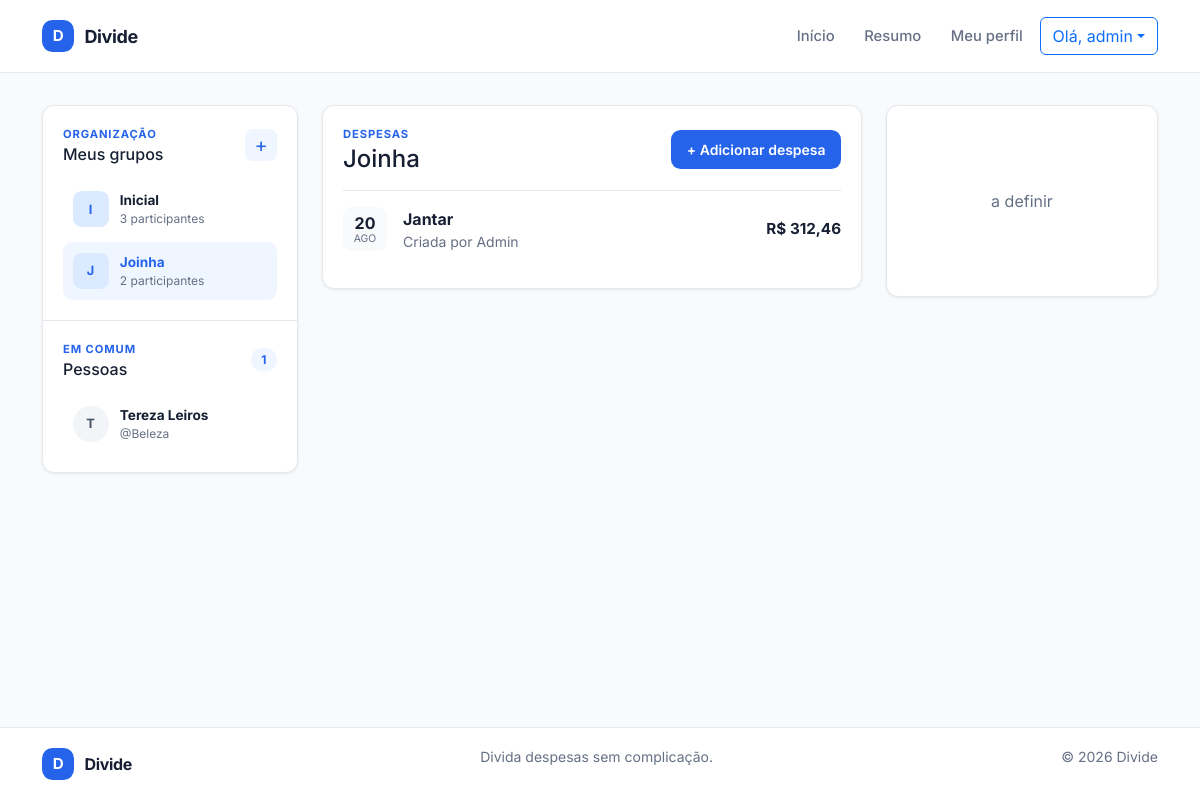
Screenshot of /sumario/?grupo=5 (signed in) with the database file from the repository.
### app_divide/models/grupo.py (models this page shows, shortened)
class Grupo(models.Model):
    nome = models.CharField(max_length=100, unique=True)
    descricao = models.TextField(blank=True, null=True)
    data_criacao = models.DateTimeField(auto_now_add=True)
    criado_por = models.ForeignKey(settings.AUTH_USER_MODEL,
                on_delete=models.CASCADE, related_name='criador_grupo')

### app_divide/models/despesa.py (models this page shows, shortened)
class Despesa(models.Model):
    grupo = models.ForeignKey(Grupo, on_delete=models.CASCADE, related_name='despesas')
    descricao = models.CharField(max_length=255)
    observacao = models.TextField(blank=True, null=True)
    valor_total = models.DecimalField(max_digits=10, decimal_places=2)
    data_despesa = models.DateField(auto_now_add=True)
    criador = models.ForeignKey(ParticipanteGrupo, on_delete=models.CASCADE, related_name='despesas_criadas')

### app_divide/models/participante_grupo.py (models this page shows, shortened)
class ParticipanteGrupo(models.Model):
    grupo = models.ForeignKey(Grupo, on_delete=models.CASCADE, related_name='participantes')
    usuario = models.ForeignKey(settings.AUTH_USER_MODEL, on_delete=models.CASCADE, related_name='participacoes')
    nome = models.CharField(max_length=100, blank=True, null=True)
    ativo = models.BooleanField(default=True)

### app_divide/views/HomeView.py (the view, shortened to what this page needs)
def sumario_view(request):
    print(f"Request method: {request.method} em sumario_view")
    grupos = Grupo.objects.none()
    pessoas = get_user_model().objects.none()
    grupo_selecionado = None
    despesas = []
    despesa_form = DespesaForm()
    if request.user.is_authenticated:
        grupos = (Grupo.objects.annotate(participantes_ativos=Count('participantes', filter=Q(participantes__ativo=True), distinct=True,))
                  .filter(participantes__usuario=request.user, participantes__ativo=True)
                  .distinct()
                  .order_by('nome')
                  )
        pessoas = (
            get_user_model().objects
            .filter(participacoes__grupo__in=grupos, participacoes__ativo=True)
            .exclude(pk=request.user.pk)
            .distinct()
            .order_by('first_name', 'username')
        )
        grupo_id = request.POST.get('grupo') if request.method == 'POST' else request.GET.get('grupo')
        print(f"Grupo selecionado: {grupo_id}")
        if grupo_id and grupo_id.isdigit():
            grupo_selecionado = grupos.filter(pk=grupo_id).first()
        if grupo_selecionado is None:
            grupo_selecionado = grupos.first()
        if grupo_selecionado is not None:
            despesas = (
                grupo_selecionado.despesas
                .select_related('criador', 'criador__usuario')
                .order_by('-data_despesa', '-pk')
            )
            pessoas = (
                get_user_model().objects
                .filter(participacoes__grupo_id=grupo_selecionado.pk, participacoes__ativo=True)
                .exclude(pk=request.user.pk)
                .distinct()
                .order_by('first_name', 'username')
            )
    context = {
        'grupos': grupos,
        'pessoas': pessoas,
        'grupo_selecionado': grupo_selecionado,
        'despesas': despesas,
        'despesa_form': despesa_form,
    }
    return render(request, template_name='home/sumario.html', context=context, status=200)

### app_divide/templates/home/sumario.html (shortened to what this page needs)
{% extends "base.html" %}
{% load static %}
{% block styles %}
    <link rel="stylesheet" href="{% static 'css/sumario.css' %}">
{% endblock %}
{% block content %}
    <div class="container summary-layout">
        <aside class="summary-sidebar" aria-label="Seus grupos e contatos">
            <section class="sidebar-section" aria-labelledby="groups-title">
                <div class="section-heading">
                    <div>
                        <p class="eyebrow">Organização</p>
                        <h2 id="groups-title">Meus grupos</h2>
                    </div>
                    {% if user.is_authenticated %}
                        <button class="icon-button"
                                type="button"
                                data-bs-toggle="modal"
                                data-bs-target="#groupModal"
                                aria-label="Criar novo grupo"
                                title="Criar novo grupo">+</button>
                    {% endif %}
                </div>
                {% if user.is_authenticated %}
                    {% if grupos %}
                        <ul class="sidebar-list">
                            {% for grupo in grupos %}
                                <li>
                                    <a class="sidebar-item{% if grupo.pk == grupo_selecionado.pk %} is-active{% endif %}"
                                       href="{% url 'sumario' %}?grupo={{ grupo.pk }}"
                                       {% if grupo.pk == grupo_selecionado.pk %}aria-current="page"{% endif %}>
                                        <span class="item-avatar item-avatar-group" aria-hidden="true">{{ grupo.nome|first|upper }}</span>
                                        <span class="item-content"><strong>{{ grupo.nome }}</strong><small>{{ grupo.participantes_ativos }} participante{{ grupo.participantes_ativos|pluralize }}</small></span>
                                    </a>
                                </li>
                            {% endfor %}
                        </ul>
                {% else %}<p class="empty-state">Você ainda não participa de nenhum grupo.</p>{% endif %}
{% else %}<p class="empty-state">Entre na sua conta para visualizar seus grupos.</p>{% endif %}
    </section>
    <section class="sidebar-section" aria-labelledby="people-title">
        <div class="section-heading">
            <div>
                <p class="eyebrow">Em comum</p>
                <h2 id="people-title">Pessoas</h2>
            </div>
            {% if user.is_authenticated %}<span class="count-badge">{{ pessoas|length }}</span>{% endif %}
        </div>
        {% if pessoas %}
            <ul class="sidebar-list">
                {% for pessoa in pessoas %}
                    <li class="sidebar-item">
                        <span class="item-avatar" aria-hidden="true">{{ pessoa.get_full_name|default:pessoa.username|first|upper }}</span>
                        <span class="item-content"><strong>{{ pessoa.get_full_name|default:pessoa.username }}</strong><small>@{{ pessoa.username }}</small></span>
                    </li>
                {% endfor %}
            </ul>
        {% elif user.is_authenticated %}<p class="empty-state">Nenhuma outra pessoa encontrada nos seus grupos.</p>
{% else %}<p class="empty-state">As pessoas dos seus grupos aparecerão aqui.</p>{% endif %}
    </section>
    </aside>
    <main class="expense-column">
        <section class="content-card">
            <div class="expense-heading">
                <div>
                    <p class="eyebrow">Despesas</p>
                    <h1>{% if grupo_selecionado %}{{ grupo_selecionado.nome }}{% else %}Selecione um grupo{% endif %}</h1>
                </div>
                {% if grupo_selecionado %}
                    <button class="button button-primary button-small"
                            type="button"
                            data-open-expense-modal>+ Adicionar despesa</button>
                {% endif %}
            </div>
            {% if despesas %}
                <ul class="expense-list">
                    {% for despesa in despesas %}
                        <li class="expense-item">
                            <div class="expense-date"><strong>{{ despesa.data_despesa|date:"d" }}</strong><span>{{ despesa.data_despesa|date:"M" }}</span></div>
                            <div class="expense-info">
                                <strong>{{ despesa.descricao }}</strong>
                                <small>Criada por {{ despesa.criador.nome|default:despesa.criador.usuario.get_full_name|default:despesa.criador.usuario.username }}</small>
                            </div>
                            <strong class="expense-value">R$ {{ despesa.valor_total|floatformat:2 }}</strong>
                        </li>
                    {% endfor %}
                </ul>
            {% elif grupo_selecionado %}<p class="empty-state expense-empty">Este grupo ainda não possui despesas.</p>
{% else %}<p class="empty-state expense-empty">Suas despesas aparecerão após você selecionar um grupo.</p>{% endif %}
    </section>
    </main>
    <aside class="summary-aside" aria-label="Área ainda não definida">
        <section class="content-card undefined-card">
            <p>a definir</p>
        </section>
    </aside>
    </div>
{% endblock %}

### app_divide/templates/base.html (shortened to what this page needs)
{% load static %}
<!DOCTYPE html>
<html lang="pt-BR">
    <head>
        <link href="https://cdn.jsdelivr.net/npm/bootstrap@5.3.3/dist/css/bootstrap.min.css"
              rel="stylesheet"
>
        <link rel="stylesheet" href="{% static 'css/global.css' %}">
        {% block styles %}{% endblock %}
    </head>
    <body class="{% block body_class %}{% endblock %}">
        <header class="site-header">
            <div class="container header-content">
                <a class="brand"
                   href="{% url 'home' %}"
                   aria-label="Divide — página inicial">
                    <span class="brand-mark" aria-hidden="true">D</span><span>Divide</span>
                </a>
                <nav class="main-nav" aria-label="Navegação principal">
                    <a class="nav-link" href="{% url 'home' %}">Início</a>
                    {% if user.is_authenticated %}
                        <a class="nav-link" href="{% url 'sumario' %}">Resumo</a>
                        <a class="nav-link" href="#">Meu perfil</a>
                        <div class="dropdown">
                            <button class="btn btn-outline-primary dropdown-toggle"
                                    type="button"
                                    data-bs-toggle="dropdown"
                                    aria-expanded="false">Olá, {{ user.get_short_name|default:user.username }}</button>
                        </div>
                    {% else %}
                        <a class="nav-link" href="{% url 'login' %}">Entrar</a>
                        <a class="button button-primary button-small" href="{% url 'registro' %}">Criar conta</a>
                    {% endif %}
                </nav>
            </div>
        </header>
        <main id="main-content" class="site-main">
            {% block content %}{% endblock %}
        </main>
        <footer class="site-footer">
            <div class="container footer-content">
                <a class="brand brand-footer" href="{% url 'home' %}">
                    <span class="brand-mark" aria-hidden="true">D</span><span>Divide</span>
                </a>
                <p>Divida despesas sem complicação.</p>
                <p>&copy; {% now "Y" %} Divide</p>
            </div>
        </footer>
    </body>
</html>

### app_divide/static/css/global.css (style rules this page uses)
:root { --color-primary: #2563eb; --color-primary-dark: #1d4ed8; --color-text: #172033; --color-muted: #667085; --color-border: #e4e7ec; --color-surface: #fff; --color-background: #f8fafc; --color-success: #067647; --color-danger: #b42318; --shadow-sm: 0 1px 3px rgba(16, 24, 40, 0.08); --radius-md: 0.75rem; --container-width: 72rem; }
*, *::before, *::after { box-sizing: border-box; }
html { scroll-behavior: smooth; }
body { min-height: 100vh; margin: 0; display: flex; flex-direction: column; color: var(--color-text); background: var(--color-background); font-family: "Inter", system-ui, -apple-system, BlinkMacSystemFont, "Segoe UI", sans-serif; line-height: 1.5; -webkit-font-smoothing: antialiased; }
a { color: inherit; text-decoration: none; }
button, input, select, textarea { font: inherit; }
.container { width: min(100% - 2rem, var(--container-width)); margin-inline: auto; }
.site-header { position: sticky; z-index: 10; top: 0; background: rgba(255,255,255,.96); border-bottom: 1px solid var(--color-border); backdrop-filter: blur(10px); }
.header-content, .footer-content { min-height: 4.5rem; display: flex; align-items: center; justify-content: space-between; gap: 1.5rem; }
.brand { display: inline-flex; align-items: center; gap: .65rem; font-size: 1.125rem; font-weight: 700; letter-spacing: -.02em; }
.brand-mark { width: 2rem; height: 2rem; display: grid; place-items: center; color: #fff; background: var(--color-primary); border-radius: .65rem; font-size: .95rem; }
.main-nav { display: flex; align-items: center; gap: .25rem; }
.nav-link { padding: .6rem .8rem; color: var(--color-muted); font-size: .925rem; font-weight: 500; }
.button { min-height: 2.75rem; display: inline-flex; align-items: center; justify-content: center; padding: .7rem 1.1rem; border: 1px solid transparent; border-radius: .6rem; cursor: pointer; font-weight: 600; transition: background-color 150ms ease, transform 150ms ease; }
.button-primary { color: #fff; background: var(--color-primary); }
.button-small { min-height: 2.35rem; padding: .5rem .9rem; font-size: .875rem; }
.site-main { flex: 1; }
.site-footer { margin-top: 3rem; color: var(--color-muted); background: var(--color-surface); border-top: 1px solid var(--color-border); font-size: .875rem; }
.brand-footer { color: var(--color-text); font-size: 1rem; }

### rows the page displays
Grupo: nome|first "I", nome "Inicial", participantes_ativos "3"
Grupo: nome|first "J", nome "Joinha", participantes_ativos "2"
Despesa: data_despesa "20", data_despesa "AGO", descricao "Jantar", criador.nome "Admin", valor_total "312,46"

### other values shown
{{ user.get_short_name|default:user.username }} "admin"
{{ pessoas|length }} "1"
{{ pessoa.get_full_name|default:pessoa.username|first|upper }} "T"
{{ pessoa.get_full_name|default:pessoa.username }} "Tereza Leiros"
{{ pessoa.username }} "Beleza"
